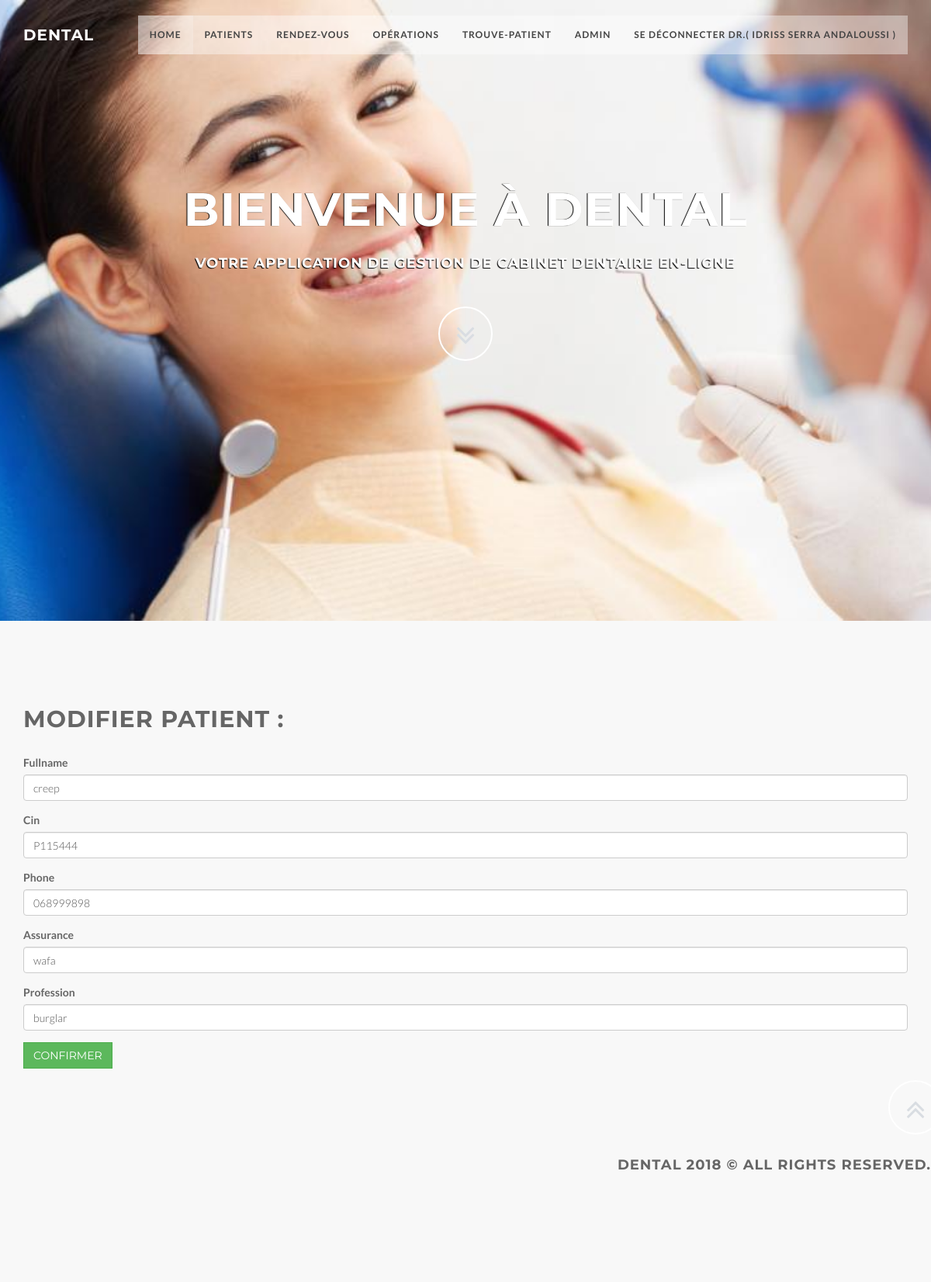
Page /accounts/update/2/ (signed in) on the committed database.
### accounts/models.py (models this page shows, shortened)
class Patient(models.Model):
    CIVILITY_CHOICES = (
        ('Mr', 'Mr.'),
        ('Mme', 'Mme.'),
    )
    fullname = models.CharField(max_length=200,unique=True, )
    created_by = models.ForeignKey(User,related_name='patients',on_delete=models.CASCADE)
    created_at = models.DateTimeField(auto_now_add=True,null=True, blank=True,)
    cin = models.CharField(max_length=200,unique=True, )
    civility = models.CharField(choices = CIVILITY_CHOICES,max_length=10,null=True, blank=True, )
    phone =  models.CharField(max_length=20,default="06",unique=True, )
    assurance = models.CharField(max_length=200,default="Aucune")
    profession = models.CharField(max_length=200,default="Aucune")
    special = models.CharField(max_length=2000,default="Aucune")
    profile_picture=models.ImageField(upload_to='pics/%Y/%m/%d/', blank=True, null=True)

### accounts/views.py (the view)
# urls.py: url(r'^update/(?P<pk>\d+)/$',views.PatientUpdateView.as_view(),name='update'),
class PatientUpdateView(LoginRequiredMixin,UpdateView):
    login_url = '/login/'
    redirect_field_name = 'login'
    fields = ("fullname","cin","phone","assurance","profession")
    model = models.Patient
    success_url = reverse_lazy("accounts:list")

### accounts/templates/accounts/patient_form.html (shortened to what this page needs)
{% extends "accounts/accounts_base.html" %}
{% load bootstrap3 %}
{% block body_block %}
<h2>
  {% if not form.instance.pk %}
  Créer patient :
  {% else %}
  Modifier patient :
  {% endif %}
</h2>
  <form enctype="multipart/form-data" method="post">
    {% bootstrap_form form %}
    <input type="submit" class='btn btn-success' value="Confirmer">
  </form>
{% endblock %}

### accounts/templates/accounts/accounts_base.html (shortened to what this page needs)
<!DOCTYPE html>
{% load staticfiles %}
{% load bootstrap3 %}
{% bootstrap_css %}
<html>
  <head>
    <link href="{% static 'css/bootstrap.min.css'%}" rel="stylesheet" type="text/css">
    <link href="{% static 'font-awesome/css/font-awesome.min.css'%}" rel="stylesheet" type="text/css">
    <link href="{% static 'css/animate.css'%}" rel="stylesheet" />
    <link href="{% static 'css/style.css'%}" rel="stylesheet">
    <link href="{% static 'color/default.css'%}" rel="stylesheet">
  </head>
  <body id="page-top" data-spy="scroll" data-target=".navbar-custom">
    <nav class="navbar navbar-custom navbar-fixed-top" role="navigation">
      <div class="container">
        <div class="navbar-header page-scroll">
          <a class="navbar-brand" href="/">
            <h1>Dental</h1>
          </a>
        </div>
        <div class="collapse navbar-collapse navbar-right navbar-main-collapse">
          <ul class="nav navbar-nav">
            <li class="active"><a href="#intro">Home</a></li>
            {% if user.is_authenticated %}
            <li><a href="{% url 'accounts:list' %}" >Patients</a></li>
            <li><a href="{% url 'accounts:listapp' %}" >Rendez-vous</a></li>
            <li><a href="{% url 'accounts:listop' %}" >Opérations</a></li>
            <li><a <a href="{% url 'accounts:results' %}" >Trouve-patient</a></li>
            <li><a href="{% url 'admin:index' %}" >Admin</a></li>
            <li><a href="{% url 'accounts:logout' %}" >Se déconnecter<strong> Dr.( {{ user.first_name }} {{ user.last_name }} )</strong></a></li>
            {% else %}
            <li><a href="{% url 'accounts:signup' %}" >S'inscrire</a></li>
            <li><a href="{% url 'accounts:login' %}" >Se connecter</a></li>
            <li><a href="{% url 'admin:index' %}" >Admin</a></li>
            {% endif %}
          </ul>
        </div>
      </div>
    </nav>
    <section id="intro" class="intro">
      <div class="slogan">
        <h2>Bienvenue à <span class="text_color">Dental</span> </h2>
        <h4>Votre application de gestion de cabinet dentaire en-ligne</h4>
      </div>
      <div class="page-scroll">
        <a href="#content" class="btn btn-circle">
  				<i class="fa fa-angle-double-down animated"></i>
  			</a>
      </div>
    </section>
     <section id="content" class="home-section bg-gray">
       <div class="row">
        <div class="container">
          {% block body_block %}
          {% endblock %}
        </div>
        <div class="row" align="right">
          <div class="col-md-12 col-lg-12">
            <div class="wow shake" data-wow-delay="0.4s">
              <div class="page-scroll marginbot-30">
                <a href="#intro" id="totop" class="btn btn-circle">
                <i class="fa fa-angle-double-up animated"></i>
              </a>
              </div>
            </div>
            </div>
          </div>
        </div>
        <div class="foo" align="right" >
          <h4>Dental 2018 &copy; All rights reserved.<h4>
        </div>
  </body>
</html>

### static/css/style.css (style rules this page uses)
body { width: 100%; height: 100%; font-family: 'Lato',sans-serif; font-weight: 300; color: #666; background-color: #fff; }
html { width: 100%; height: 100%; }
h1, h2, h3, h4, h5, h6 { margin: 0 0 30px; text-transform: uppercase; font-family: Montserrat,sans-serif; font-weight: 700; letter-spacing: 1px; }
a { color: #28c3ab; -webkit-transition: all .2s ease-in-out; -moz-transition: all .2s ease-in-out; transition: all .2s ease-in-out; }
.navbar { margin-bottom: 0; border-bottom: 1px solid rgba(255,255,255,.3); }
.navbar-brand { font-weight: 700; }
.navbar-brand { height: 40px; padding: 5px 15px; font-size: 18px; line-height: 1em; }
.navbar-brand h1 { color: #fff; font-size: 20px; line-height: 40px; }
.nav.navbar-nav { background-color: rgba(255,255,255,.4); }
.navbar-custom ul.nav li a { font-size: 12px; letter-spacing: 1px; color: #444; text-transform: uppercase; font-weight: 700; }
.navbar-custom .nav li a { -webkit-transition: background .3s ease-in-out; -moz-transition: background .3s ease-in-out; transition: background .3s ease-in-out; }
.navbar-custom .nav li a:hover, .navbar-custom .nav li a:focus, .navbar-custom .nav li.active { outline: 0; background-color: rgba(255,255,255,.2); }
.marginbot-30 { margin-bottom:30px !important; }
.home-section { padding-top: 110px; padding-bottom: 110px; display:block; position:relative; z-index:120; }
.bg-gray { background: #f8f8f8; }
.intro { width:100%; position:relative; background: url(../img/bg1.jpg) no-repeat top center; background-size: cover; height: auto; }
#intro.intro { padding:20% 0 0 0; }
.intro .slogan { text-align: center; }
.intro .page-scroll { text-align: center; }
.intro .slogan h2 { color: #FFF; text-shadow: none; font-size: 60px; line-height: 60px; font-weight: 700; font-family: Montserrat, sans-serif; background-color: rgba(0, 0, 0, 0); text-decoration: none; text-transform: uppercase; border-width: 0px; border-color: #000; border-style: none; text-shadow: -1px 0 1px #000; }
.intro .slogan h4 { color: #fff; text-shadow: -1px 1px 1px #000; }
.btn { border-radius: 0; text-transform: uppercase; font-family: Montserrat,sans-serif; font-weight: 400; -webkit-transition: all .3s ease-in-out; -moz-transition: all .3s ease-in-out; transition: all .3s ease-in-out; }
.btn-circle { width: 70px; height: 70px; margin-top: 15px; padding: 7px 16px; border: 2px solid #fff; border-radius: 50%; font-size: 40px; color: #d9dde2; background: 0 0; -webkit-transition: background .3s ease-in-out; -moz-transition: background .3s ease-in-out; transition: background .3s ease-in-out; }
.page-scroll .btn-circle i.animated { -webkit-transition-property: -webkit-transform; -webkit-transition-duration: 1s; -moz-transition-property: -moz-transform; -moz-transition-duration: 1s; }
@media (min-width:767px) { .navbar { padding: 20px 0; border-bottom: 0; letter-spacing: 1px; background: 0 0; -webkit-transition: background .5s ease-in-out,padding .5s ease-in-out; -moz-transition: background .5s ease-in-out,padding .5s ease-in-out; transition: background .5s ease-in-out,padding .5s ease-in-out; } }
@media (min-width:767px) { .intro { height: 100%; padding: 0; } }

### static/color/default.css (style rules this page uses)
a,.tp-caption a.btn:hover { color: #67b0d1; }

### rows in the picture
Patient: fullname "creep", cin "P115444", phone "068999898", assurance "wafa", profession "burglar"

### other values in the picture
{{ user.first_name }} "IDRISS"
{{ user.last_name }} "SERRA ANDALOUSSI"
